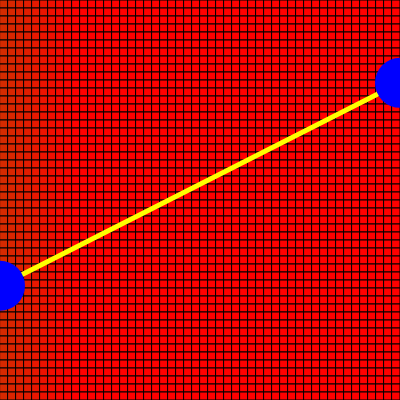
Frame 1 (no input)
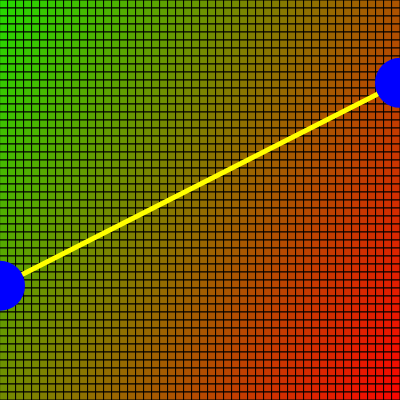
Frame 60 (no input)
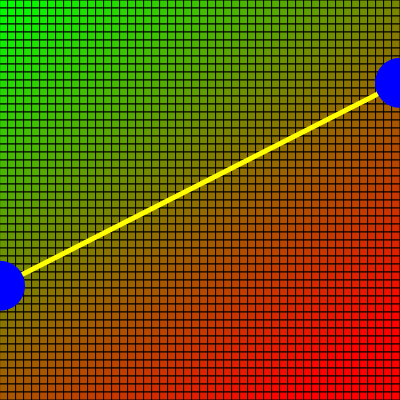
Frame 120 (the mouse pressed at the canvas centre since frame 60)

The p5.js sketch that drew these frames (run headless with seeded random() and noise() and a simulated clock; from frame 60 on, the mouse is pressed at the canvas centre):

// p5.js sketch
// ── sketch.js
let box = 50;
let circle_w = 50;
let p1, p2;
let perceptron;
let slider;
let sliderText;

function setup() {
    createCanvas(400, 400);
    createP('');
    slider = createSlider(0, box * box, 100);
    sliderText = createP('Number of training per frame : ' + slider.value());
    perceptron = new Perceptron(2);

    p1 = {
        x : 0,
        y : random(0, height)
    }

    p2 = {
        x : width,
        y : random(0, height)
    }
}

function draw() {
    background(0);

    sliderText.html('Number of training per frame : ' + slider.value())

    //Train Perceptron using 100 points
    for(let i=0; i<slider.value(); i++) {
        let train_x = random(0, width);
        let train_y = random(0, height);
        let input = [train_x / width, train_y / height];
        let desired_output = getLabel(train_x, train_y);
        perceptron.train(input, desired_output);
    }
    
    //Draw box and get color from perceptron
    for(let i=0; i<box; i++) {
        for(let j=0; j<box; j++) {
            let w = width / box;
            let pos_x = j*w + w/2;
            let pos_y = i*w + w/2;
            let input = [pos_x / width, pos_y / height];
            let guess = perceptron.test(input);
            stroke(0);
            strokeWeight(1);
            fill(guess * 255, (1-guess) * 255, 0);
            // if(guess) {
            //     fill(255, 0, 0);
            // } else {
            //     fill(0, 255, 0);
            // }
            rectMode(CENTER);
            rect(pos_x, pos_y, w, w);
        }
    }

    //Draw line separator
    stroke(255, 255, 0);
    strokeWeight(5);
    line(p1.x, p1.y, p2.x, p2.y);

    //Draw circle to adjust line
    rectMode(CENTER);
    fill(0, 0, 255);

    if(isCircleHighlighted(p1)) {
        stroke(255, 255, 0);
    } else {
        noStroke();
    }
    ellipse(p1.x, p1.y, circle_w, circle_w);

    if(isCircleHighlighted(p2)) {
        stroke(255, 255, 0);
    } else {
        noStroke();
    }
    ellipse(p2.x, p2.y, circle_w, circle_w);
}

function getLabel(x, y) {
    /*
    * line equation of two points
    * (y - y1) / (y2 - y1) = (x - x1) / (x2 - x1)
    * y = (x - x1) * (y2 - y1) / (x2 - x1) + y1
    */

    let line_y = (x - p1.x) * (p2.y - p1.y) / (p2.x - p1.x) + p1.y;
    return y > line_y ? 1 : 0;
}

function mouseDragged() {
    if(isCircleHighlighted(p1)) {
        if(mouseY >= 0 && mouseY <= height) {
            p1.y = mouseY;
        }
    } else if(isCircleHighlighted(p2)) {
        if(mouseY >= 0 && mouseY <= height) {
            p2.y = mouseY;
        }
    }
}

function isCircleHighlighted (point) {
    if(dist(mouseX, mouseY, point.x, point.y) <= circle_w * 2) {
        return true;
    } else {
        return false;
    }
}
// ── Perceptron.js
class Perceptron {
    constructor(n_input) {
        this.learning_rate = 0.001;
        this.n_input = n_input;
        this.weight = [];
        this.bias = Math.random();
        for(let i=0; i<n_input; i++) {
            this.weight[i] = Math.random();
        }
    }

    test(input) {
        let sum = this.bias;
        for(let i=0; i<this.n_input; i++) {
            sum += this.weight[i] * input[i];
        }
        return sum>0 ? sum : 0;
    }

    train(input, desired_output) {
        let actual_output = this.test(input);
        if (actual_output <= 0) return;
        let delta = desired_output - actual_output;
        this.bias += this.learning_rate * delta;
        for(let i=0; i<this.n_input; i++) {
            this.weight[i] += this.learning_rate * delta * input[i];
        }
    }
}
